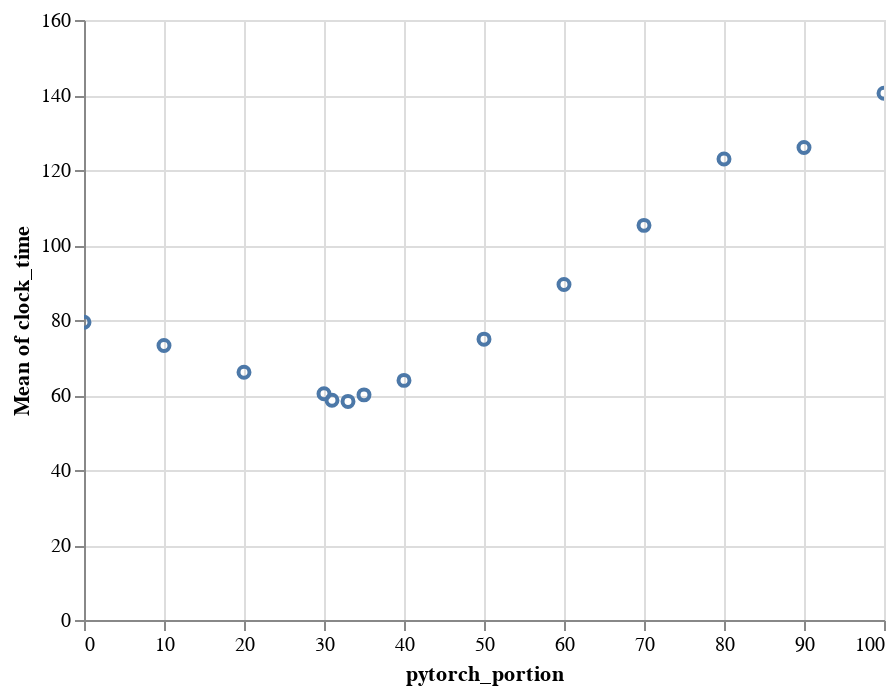

The notebook cell saved with this chart:
### Code cell
alt.Chart(data).mark_point().encode(x='pytorch_portion', y='mean(clock_time)', tooltip=['mean(clock_time)']).interactive()

### Figure 1 — Vega-Lite specification as saved in the notebook (floating-point values rounded to 4 significant figures)
{"config": {"view": {"continuousWidth": 400, "continuousHeight": 300}}, "data": {"name": "data-ec3731484e3498f232fba78cf0479a7d"}, "mark": "point", "encoding": {"tooltip": [{"aggregate": "mean", "field": "clock_time", "type": "quantitative"}], "x": {"field": "pytorch_portion", "type": "quantitative"}, "y": {"aggregate": "mean", "field": "clock_time", "type": "quantitative"}}, "selection": {"selector001": {"type": "interval", "bind": "scales", "encodings": ["x", "y"]}}, "$schema": "https://vega.github.io/schema/vega-lite/v4.17.0.json", "datasets": {"data-ec3731484e3498f232fba78cf0479a7d": [{"eid": 1675822820356, "iteration": 0, "pytorch_portion": 0, "dali_portion": 100, "clip_count": 1562, "clock_time": 79.41, "max_q_size": 50}, {"eid": 1675822820356, "iteration": 0, "pytorch_portion": 10, "dali_portion": 90, "clip_count": 1556, "clock_time": 73.2, "max_q_size": 50}, {"eid": 1675822820356, "iteration": 0, "pytorch_portion": 20, "dali_portion": 80, "clip_count": 1553, "clock_time": 66.05, "max_q_size": 50}, {"eid": 1675822820356, "iteration": 0, "pytorch_portion": 30, "dali_portion": 70, "clip_count": 1560, "clock_time": 60.32, "max_q_size": 50}, {"eid": 1675822820356, "iteration": 0, "pytorch_portion": 40, "dali_portion": 60, "clip_count": 1554, "clock_time": 63.9, "max_q_size": 50}, {"eid": 1675822820356, "iteration": 0, "pytorch_portion": 50, "dali_portion": 50, "clip_count": 1550, "clock_time": 74.89, "max_q_size": 50}, {"eid": 1675822820356, "iteration": 0, "pytorch_portion": 60, "dali_portion": 40, "clip_count": 1544, "clock_time": 89.49, "max_q_size": 50}, {"eid": 1675822820356, "iteration": 0, "pytorch_portion": 70, "dali_portion": 30, "clip_count": 1541, "clock_time": 105.2, "max_q_size": 50}, {"eid": 1675822820356, "iteration": 0, "pytorch_portion": 80, "dali_portion": 20, "clip_count": 1548, "clock_time": 123.0, "max_q_size": 50}, {"eid": 1675822820356, "iteration": 0, "pytorch_portion": 90, "dali_portion": 10, "clip_count": 1542, "clock_time": 126.0, "max_q_size": 50}, {"eid": 1675822820356, "iteration": 0, "pytorch_portion": 100, "dali_portion": 0, "clip_count": 1538, "clock_time": 140.4, "max_q_size": 50}, {"eid": 1675822820356, "iteration": 0, "pytorch_portion": 31, "dali_portion": 69, "clip_count": 1558, "clock_time": 58.58, "max_q_size": 50}, {"eid": 1675822820356, "iteration": 0, "pytorch_portion": 33, "dali_portion": 67, "clip_count": 1557, "clock_time": 58.29, "max_q_size": 50}, {"eid": 1675822820356, "iteration": 0, "pytorch_portion": 35, "dali_portion": 65, "clip_count": 1553, "clock_time": 60.04, "max_q_size": 50}]}}
